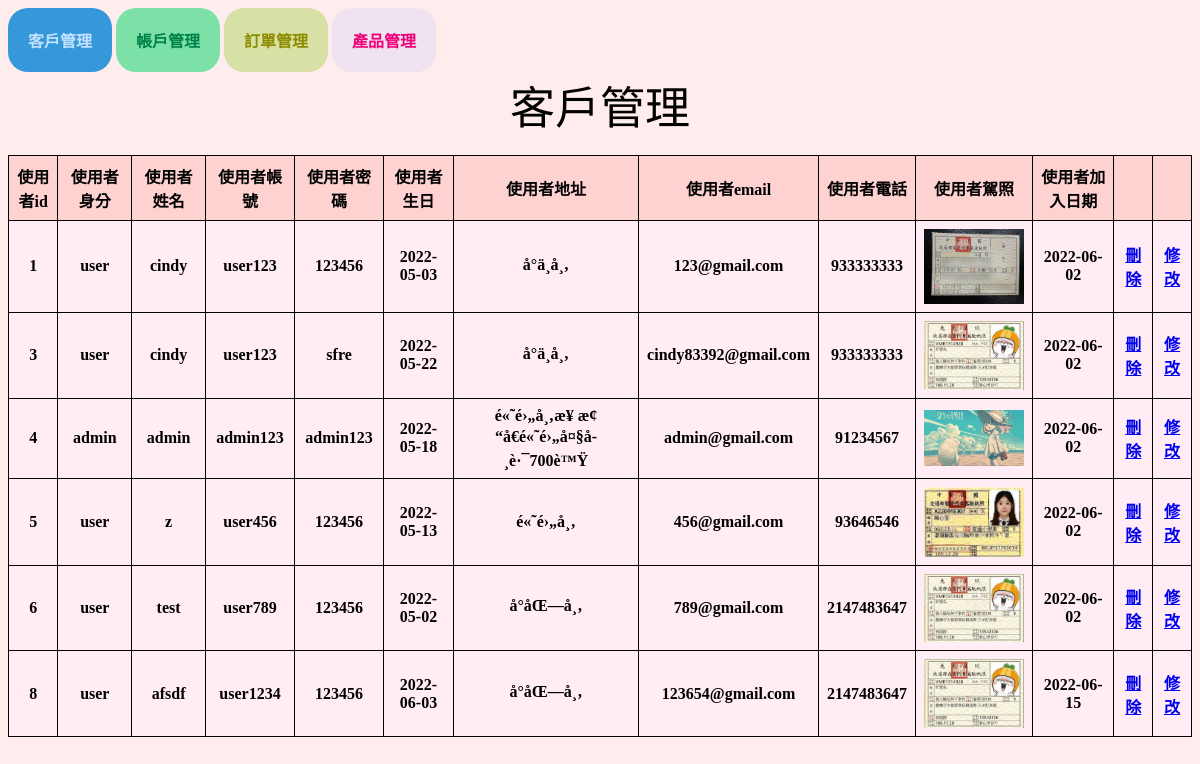
Screenshot of /user.php with the database file from the repository.
### tables this page shows
CREATE TABLE `user` (
  `user_id` int(10) NOT NULL,
  `user_role` varchar(10) NOT NULL,
  `user_name` varchar(10) NOT NULL,
  `user_account` varchar(20) NOT NULL,
  `user_password` varchar(20) NOT NULL,
  `user_birth` date NOT NULL,
  `user_address` varchar(50) NOT NULL,
  `user_email` varchar(20) NOT NULL,
  `user_phone` int(20) NOT NULL,
  `user_photo` varchar(100) NOT NULL,
  `user_date` varchar(100) NOT NULL
);

### user.php (the view, shortened to what this page needs)
<html lang="Zh-TW">
    <head>
        <link rel="stylesheet" href="user.css">
    </head>
    <body>
        <body style="background-color:	#FFECEC;">
        <button value="客戶管理" class="client1" onclick="location.href='user.php'">客戶管理</button>
        <button value="帳戶管理" class="account1" onclick="location.href='information.php'">帳戶管理</button>
        <button value="訂單管理" class="order1" onclick="location.href='order.php'">訂單管理</button>
        <button value="產品管理" class="product1" onclick="location.href='commodity.php'">產品管理</button>
        <center><div style="font-size: 45px">客戶管理</div></center><br>
<?php
    require("DBconnect.php");
    $SQL="SELECT * FROM user";
    echo "<center>";
    echo "<body bgcolor='#FFF8D7'>" ;
    if($result=mysqli_query($link,$SQL)){
        echo "<table border='3'>";
        echo "<td align="."center"." bgcolor ="."#FFD2D2"."><b>使用者id</b></td>
        <td align="."center"." bgcolor ="."#FFD2D2"."><b><strong>使用者身分</strong></b></td>
        <td align="."center"." bgcolor ="."#FFD2D2"."><b><strong>使用者姓名</strong></b></td>
        <td align="."center"." bgcolor ="."#FFD2D2"."><b><strong>使用者帳號</strong></b></td>
        <td align="."center"." bgcolor ="."#FFD2D2"."><b><strong>使用者密碼</strong></b></td>
        <td align="."center"." bgcolor ="."#FFD2D2"."><b><strong>使用者生日</strong></b></td>
        <td align="."center"." bgcolor ="."#FFD2D2"."><b><strong>使用者地址</strong></b></td>
        <td align="."center"." bgcolor ="."#FFD2D2"."><b><strong>使用者email</strong></b></td>
        <td align="."center"." bgcolor ="."#FFD2D2"."><b><strong>使用者電話</strong></b></td>
        <td align="."center"." bgcolor ="."#FFD2D2"."><b><strong>使用者駕照</strong></b></td>
        <td align="."center"." bgcolor ="."#FFD2D2"."><b><strong>使用者加入日期</strong></b></td>
        <td align="."center"." bgcolor ="."#FFD2D2"."></td>
        <td align="."center"." bgcolor ="."#FFD2D2"."></td>";
        while($row=mysqli_fetch_assoc($result)){
            echo "<tr>";
            echo
            "<td align="."center"." bgcolor ="."#FFECF5"."><b><strong>".$row["user_id"]."</strong></b></td>
            <td align="."center"." bgcolor ="."	#FFECF5"."><strong>".$row["user_role"]."</strong></td>
            <td align="."center"." bgcolor ="."	#FFECF5"."><strong>".$row["user_name"]."</strong></td>
            <td align="."center"." bgcolor ="."	#FFECF5"."><strong>".$row["user_account"]."</strong></td>
            <td align="."center"." bgcolor ="."	#FFECF5"."><strong>".$row["user_password"]."</strong></td>
            <td align="."center"." bgcolor ="."	#FFECF5"."><strong>".$row["user_birth"]."</strong></td>
            <td align="."center"." bgcolor ="."	#FFECF5"."><strong>".$row["user_address"]."</strong></td>
            <td align="."center"." bgcolor ="."	#FFECF5"."><strong>".$row["user_email"]."</strong></td>
            <td align="."center"." bgcolor ="."	#FFECF5"."><strong>".$row["user_phone"]."</strong></td>
            <td align="."center"." bgcolor ="."	#FFECF5"."><strong>"."<img src=".$row['user_photo']." width=100></strong></td>
            <td align="."center"." bgcolor ="."	#FFECF5"."><strong>".$row["user_date"]."</strong></td>
            <td bgcolor ="."#FFECF5"."><strong><a href='user_delete.php?user_id=".$row["user_id"]."'></strong><strong>刪除</strong></a></td>
            <td bgcolor ="."#FFECF5"."><strong><a href='modify_user.php?user_id=".$row["user_id"]."'></strong><strong>修改</strong></td>";
            echo "</tr>";
        }
        echo "</table>";
        echo "</center>";
    }
    ?>
    </html>

### user.css (style rules this page uses)
table { border: 0; border-collapse: collapse; background-color: #efe3ef; color: #000000; border: solid 1px #000000; }
td { border: solid 1px #000000; text-align: center; padding: 8px; }
button.client1 { background-color: #3498db; color: #C4E1FF; font-size:medium; font-weight:bold; padding: 20px; border: none; border-radius: 20px; cursor: pointer; }
button.account1 { background-color: #7ce1a6; color: #01814A; font-size:medium; font-weight:bold; padding: 20px; border: none; border-radius: 20px; cursor: pointer; }
button.order1 { background-color: #d8e1a5; color:#8C8C00; font-size:medium; font-weight:bold; padding: 20px; border: none; border-radius: 20px; cursor: pointer; }
button.product1 { background-color: #efe3ef; color: #F00078; font-size:medium; font-weight:bold; padding: 20px; border: none; border-radius: 20px; cursor: pointer; }

### rows the page displays
user: user_id "1", user_role "user", user_name "cindy", user_account "user123", user_password "123456", user_birth "2022-05-03", user_address "å°ä¸­å¸‚", user_email "123@gmail.com", user_phone "933333333", user_photo (picture), user_date "2022-06-02"
user: user_id "3", user_role "user", user_name "cindy", user_account "user123", user_password "sfre", user_birth "2022-05-22", user_address "å°ä¸­å¸‚", user_email "cindy83392@gmail.com", user_phone "933333333", user_photo (picture), user_date "2022-06-02"
user: user_id "4", user_role "admin", user_name "admin", user_account "admin123", user_password "admin123", user_birth "2022-05-18", user_address "é«˜é›„å¸‚æ¥ æ¢“å€é«˜é›„å¤§å­¸è·¯700è™Ÿ", user_email "admin@gmail.com", user_phone "91234567", user_photo (picture), user_date "2022-06-02"
user: user_id "5", user_role "user", user_name "z", user_account "user456", user_password "123456", user_birth "2022-05-13", user_address "é«˜é›„å¸‚", user_email "456@gmail.com", user_phone "93646546", user_photo (picture), user_date "2022-06-02"
user: user_id "6", user_role "user", user_name "test", user_account "user789", user_password "123456", user_birth "2022-05-02", user_address "å°åŒ—å¸‚", user_email "789@gmail.com", user_phone "2147483647", user_photo (picture), user_date "2022-06-02"
user: user_id "8", user_role "user", user_name "afsdf", user_account "user1234", user_password "123456", user_birth "2022-06-03", user_address "å°åŒ—å¸‚", user_email "123654@gmail.com", user_phone "2147483647", user_photo (picture), user_date "2022-06-15"
